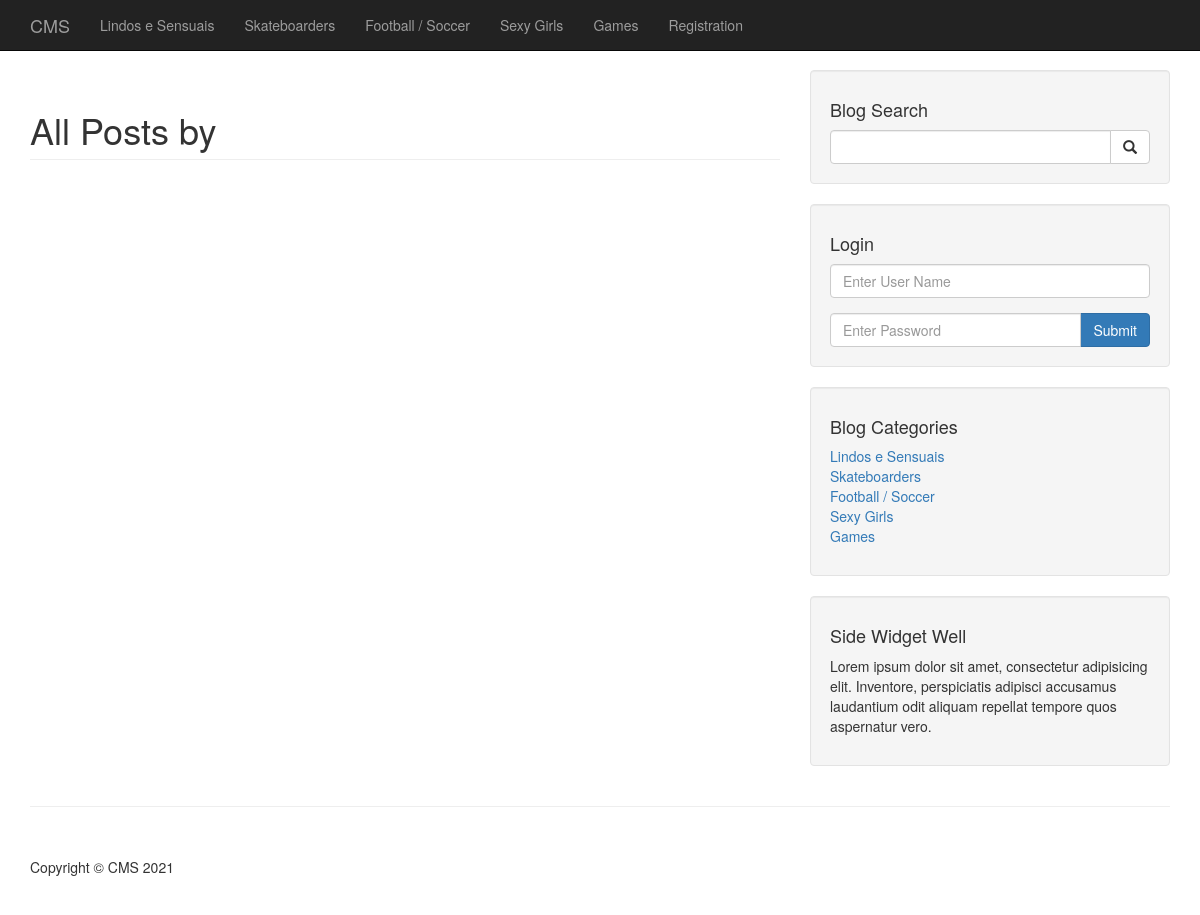
The app's page /author_posts.php, older data.
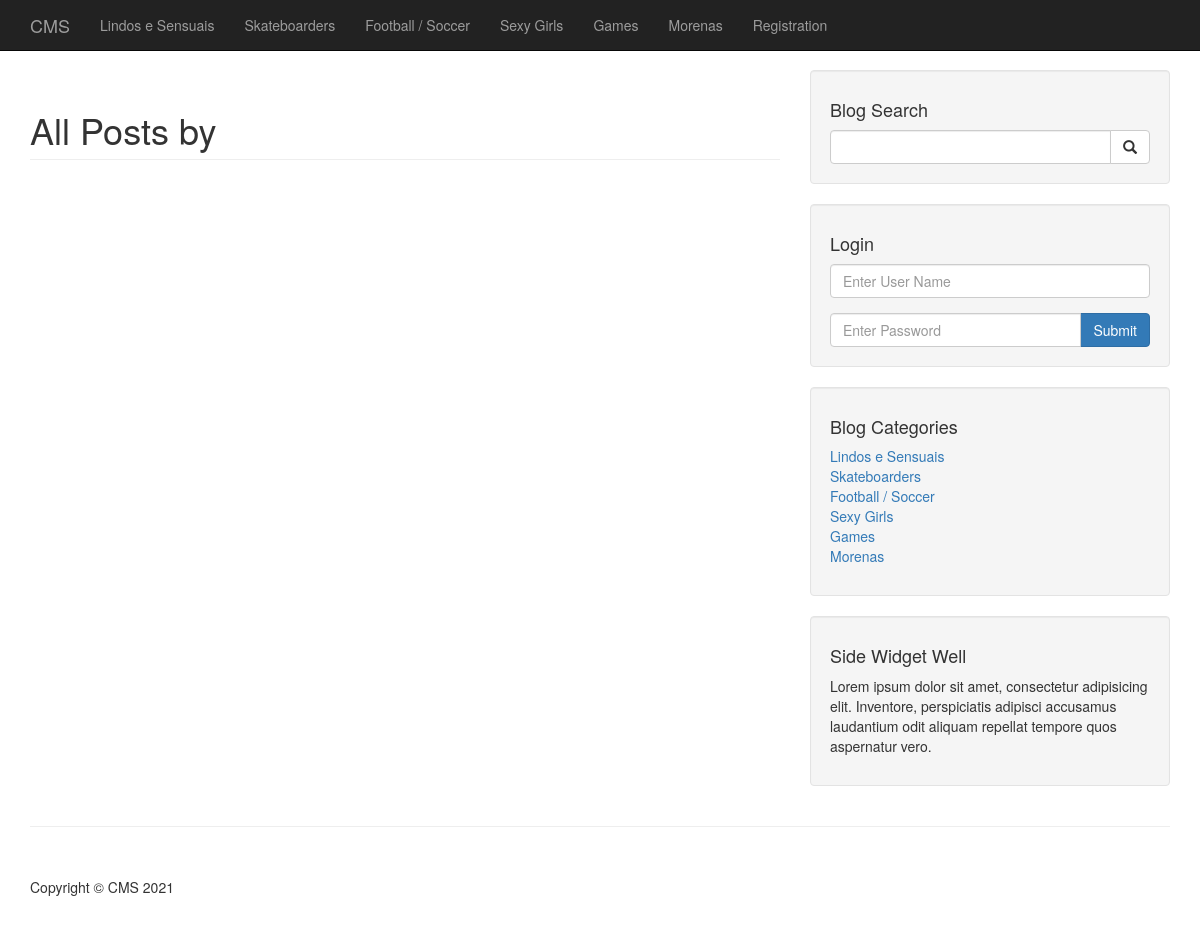
The same page, newer data.
### tables this page shows
CREATE TABLE `categories` (
  `cat_id` int(3) NOT NULL,
  `cat_title` varchar(255) NOT NULL
);

### includes/rotas.php (called while the page is built, shortened)
<?php
	$localhost = true;
	if ($localhost) {
		function index() {
			return '/cms_edwin';
		}
	}
	else {
	}

### includes/categories_well.php (the view)
<div class="well">
  <?php
  $query = "SELECT * FROM categories;";
  $select_categories_sidebar = mysqli_query($connection, $query);
  ?>
  <h4>Blog Categories</h4>
  <div class="row">
    <div class="col-lg-12">
      <ul class="list-unstyled">
        <?php
          while ($row = mysqli_fetch_assoc($select_categories_sidebar)) {
            $the_cat_id = $row['cat_id'];
            ?>
            <li>
              <a
              <?php
                if (isset($_GET['category']) && $_GET['category'] == $the_cat_id): ?>
                class="text-warning"
                <?php endif ?>
                href="category?category=<?= $the_cat_id ?>"><?= $row['cat_title']; ?>
              </a>
            </li>
            <?php
          }
        ?>
      </ul>
    </div>
  </div>
</div>

### includes/navigation.php (shortened to what this page needs)
<?php require('includes/db.php'); ?>
<nav class="navbar navbar-inverse navbar-fixed-top" role="navigation">
  <div class="container">
    <div class="navbar-header">
      <a class="navbar-brand" href="<?= index() ?>">CMS</a>
    </div>
    <div class="collapse navbar-collapse" id="bs-example-navbar-collapse-1">
      <ul class="nav navbar-nav">
        <?php
          $query = "SELECT * FROM categories;";
          $select_all_categories_query = mysqli_query($connection, $query);
          while ($row = mysqli_fetch_assoc($select_all_categories_query)) {
            $the_cat_id = $row['cat_id'];
            ?>
              <li
                <?php
                  if(isset($categoria_id) && $categoria_id == $the_cat_id){
                    echo 'class="active"';
                  } ?>
              >
                <a href="category?category=<?= $the_cat_id ?>"><?php echo $row['cat_title']; ?></a>
              </li>
            <?php
          }
        ?>
          <li
            <?php
              if (basename($_SERVER['PHP_SELF']) == 'registration.php') {
                echo 'class="active"';
              }
            ?>
          >
              <a href="registration">Registration</a>
          </li>
      </ul>
    </div>
  </div>
</nav>

Row changes from the older to the newer data that the page shows:
added categories: cat_title "Morenas"
